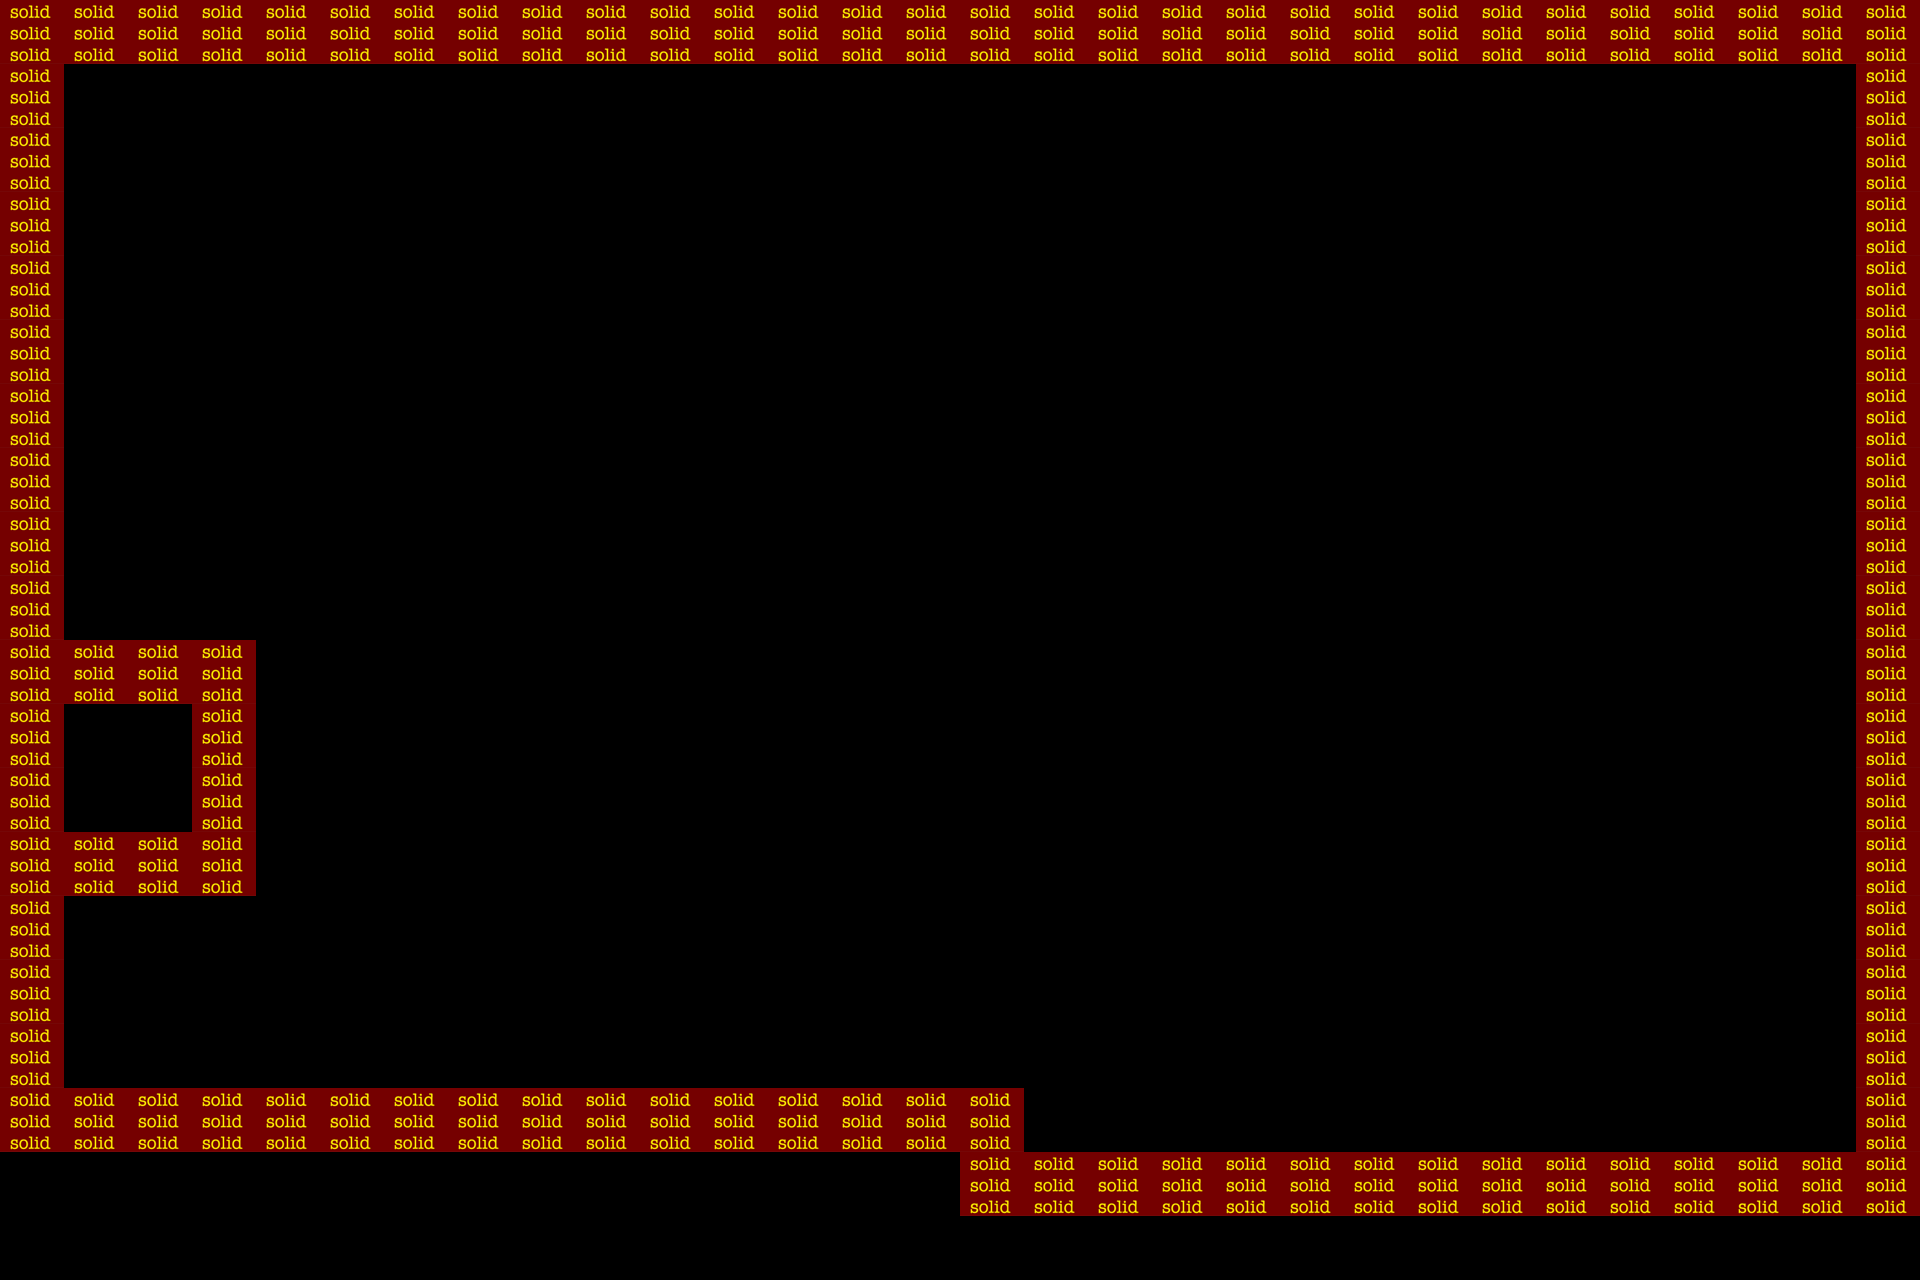

Rendered tile map (Tiled .tmx) drawn with the repository's tilesets; below, a short description and the map source with its tile grids summarised:
An orthogonal 30x20 tile map with 64x64 px tiles, 1 tile layer (propertiesLayer) and 25 objects (spawn, end).

<map version="1.0" orientation="orthogonal" renderorder="right-down" width="30" height="20" tilewidth="64" tileheight="64" nextobjectid="252">
 <properties>
  <property name="Gravity" value="-300" />
  <property name="GroundFriction" value="120" />
  <property name="Image" value="testPlanet.png" />
  <property name="Name" value="TEST" />
 </properties>
 <tileset firstgid="1" name="properties" tilewidth="64" tileheight="64" tilecount="10">
  <image source="propertiesTiles.png" width="320" height="128" />
  <tile id="0">
   <properties>
    <property name="solid" value="true" />
   </properties>
  </tile>
 </tileset>
 <objectgroup name="objects">
  <object id="1" name="spawn" x="192" y="944" />
  <object id="221" name="end" x="1792" y="1088">
   <ellipse />
  </object>
 </objectgroup>
 <layer name="propertiesLayer" width="30" height="20">
  <data>[600 cells, 102 non-empty, 1 distinct tile ids]</data>
 </layer>
 <objectgroup name="platforms" />
 <objectgroup name="tips" />
 <objectgroup name="coins">
  <object id="223" x="1024" y="960">
   <ellipse />
  </object>
  <object id="224" x="1088" y="896">
   <ellipse />
  </object>
  <object id="225" x="1152" y="832">
   <ellipse />
  </object>
  <object id="226" x="1152" y="768">
   <ellipse />
  </object>
  <object id="227" x="1104" y="704">
   <ellipse />
  </object>
  <object id="228" x="1040" y="640">
   <ellipse />
  </object>
  <object id="229" x="992" y="592">
   <ellipse />
  </object>
  <object id="230" x="928" y="544">
   <ellipse />
  </object>
  <object id="231" x="880" y="528">
   <ellipse />
  </object>
  <object id="232" x="1344" y="832">
   <ellipse />
  </object>
  <object id="233" x="1408" y="896">
   <ellipse />
  </object>
  <object id="239" x="1472" y="944">
   <ellipse />
  </object>
  <object id="240" x="1536" y="1008">
   <ellipse />
  </object>
  <object id="241" x="1584" y="1040">
   <ellipse />
  </object>
  <object id="242" x="1664" y="1056">
   <ellipse />
  </object>
  <object id="243" x="576" y="128">
   <ellipse />
  </object>
  <object id="244" x="576" y="240">
   <ellipse />
  </object>
  <object id="245" x="576" y="336">
   <ellipse />
  </object>
  <object id="246" x="576" y="464">
   <ellipse />
  </object>
  <object id="247" x="496" y="400">
   <ellipse />
  </object>
  <object id="248" x="416" y="352">
   <ellipse />
  </object>
  <object id="249" x="640" y="416">
   <ellipse />
  </object>
  <object id="250" x="736" y="368">
   <ellipse />
  </object>
 </objectgroup>
</map>
